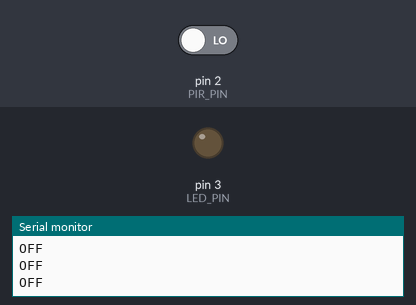
Bench run of a sketch on a simulated Arduino Uno, built with avr-gcc and run on an emulated ATmega328P. Parts: output pins drawn as LEDs (lit = HIGH), the last lines printed to the serial monitor. The inputs (shaded band) are chosen by the test bench; at power-on: pin 2 (PIR_PIN) LOW.

Above: at 1.2 s.
1.3 s: pin 2 (PIR_PIN) driven HIGH
At 2.5 s:
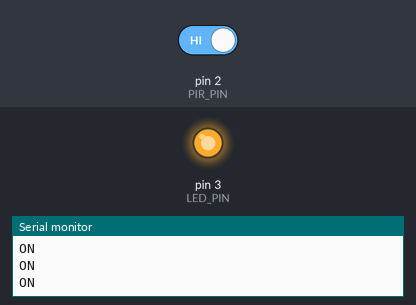
2.8 s: pin 2 (PIR_PIN) driven LOW
At 3.7 s:
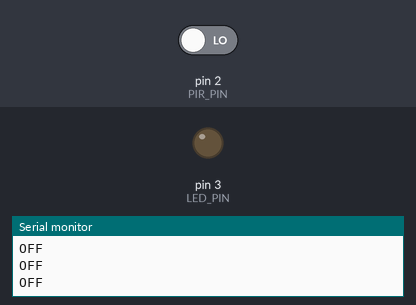
Timing chart, 0 to 5.8 s (numbered marks = the images above; inputs shaded):
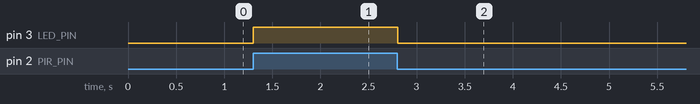

Measured:
- after the input at 1.3 s, pin 3 (LED_PIN): LOW → HIGH at once
- after the input at 2.8 s, pin 3 (LED_PIN): HIGH → LOW at once

The sketch:

arduino.ino
```cpp
const int PIR_PIN = 2; // Pin connected to PIR output
const int LED_PIN = 3; // Optional LED for visual feedback

void setup() {
  pinMode(PIR_PIN, INPUT);
  pinMode(LED_PIN, OUTPUT);
  Serial.begin(9600);
}

void loop() {
  int motion = digitalRead(PIR_PIN);
  if (motion == HIGH) {
    Serial.println("ON");
    digitalWrite(LED_PIN, HIGH);
  } else {
    Serial.println("OFF");
    digitalWrite(LED_PIN, LOW);
  }
  delay(100); // Small delay for stability
}
```
